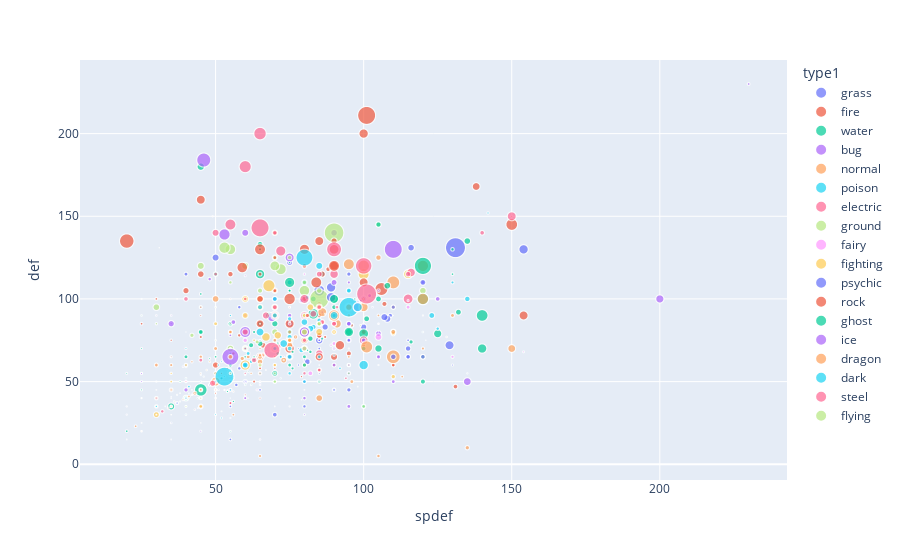

Write notebook code for a chart like this one.
### Code cell
fig = px.scatter(pkmn, x='spdef', y='def', size='weight', color='type1', hover_name='name')
fig.show()

### Figure 1 — Plotly figure (JSON) as saved in the notebook; plotly's stock layout.template omitted (floating-point values rounded to 4 significant figures; data arrays with more than 128 entries replaced by an {"elided": "..."} marker saying what was removed)
{"data": [{"hovertemplate": "<b>%{hovertext}</b><br><br>type1=grass<br>spdef=%{x}<br>def=%{y}<br>weight=%{marker.size}<extra></extra>", "hovertext": ["bulbasaur", "ivysaur", "venusaur", "oddish", "gloom", "vileplume", "bellsprout", "weepinbell", "victreebel", "exeggcute", "exeggutor", "tangela", "chikorita", "bayleef", "meganium", "bellossom", "hoppip", "skiploom", "jumpluff", "sunkern", "sunflora", "treecko", "grovyle", "sceptile", "seedot", "nuzleaf", "shiftry", "shroomish", "breloom", "roselia", "cacnea", "cacturne", "tropius", "turtwig", "grotle", "torterra", "budew", "roserade", "cherubi", "cherrim", "carnivine", "snover", "abomasnow", "tangrowth", "leafeon", "shaymin", "snivy", "servine", "serperior", "pansage", "simisage", "cottonee", "whimsicott", "petilil", "lilligant", "maractus", "foongus", "amoonguss", "ferroseed", "ferrothorn", "virizion", "chespin", "quilladin", "chesnaught", "skiddo", "gogoat", "rowlet", "dartrix", "decidueye", "fomantis", "lurantis", "morelull", "shiinotic", "bounsweet", "steenee", "tsareena", "tapu-bulu", "kartana", "grookey", "thwackey", "rillaboom", "gossifleur", "eldegoss", "applin", "flapple", "appletun", "sprigatito", "floragato", "meowscarada", "smoliv", "dolliv", "arboliva", "bramblin", "brambleghast", "capsakid", "scovillain", "brute-bonnet", "iron-leaves", "dipplin", "poltchageist", "sinistcha", "ogerpon"], "legendgroup": "grass", "marker": {"color": "#636efa", "size": [69, 130, 1000, 54, 86, 186, 40, 64, 155, 25, 1200, 350, 64, 158, 1005, 58, 5, 10, 30, 18, 85, 50, 216, 522, 40, 280, 596, 45, 392, 20, 513, 774, 1000, 102, 970, 3100, 12, 145, 33, 93, 270, 505, 1355, 1286, 255, 21, 81, 160, 630, 105, 305, 6, 66, 66, 163, 280, 10, 105, 188, 1100, 2000, 90, 290, 900, 310, 910, 15, 160, 366, 15, 185, 15, 115, 32, 82, 214, 455, 1, 50, 140, 900, 22, 25, 5, 10, 130, 41, 122, 312, 65, 119, 482, 6, 60, 30, 150, 210, 1250, 97, 11, 22, 398], "sizemode": "area", "sizeref": 25.0, "symbol": "circle"}, "mode": "markers", "name": "grass", "showlegend": true, "type": "scattergl", "x": [65, 80, 100, 65, 75, 90, 30, 45, 70, 45, 75, 40, 65, 80, 100, 100, 55, 65, 95, 30, 85, 55, 65, 85, 30, 40, 60, 60, 60, 80, 40, 60, 87, 55, 65, 85, 70, 105, 53, 78, 72, 60, 85, 50, 65, 100, 55, 75, 95, 48, 63, 50, 75, 50, 75, 67, 55, 80, 86, 116, 129, 45, 58, 75, 57, 81, 50, 70, 100, 35, 90, 75, 100, 38, 48, 98, 95, 31, 40, 60, 70, 60, 120, 40, 60, 80, 45, 63, 70, 51, 78, 109, 35, 70, 40, 65, 99, 108, 80, 54, 80, 96], "xaxis": "x", "y": [49, 63, 83, 55, 70, 85, 35, 50, 65, 80, 85, 115, 65, 80, 100, 95, 40, 50, 70, 30, 55, 35, 45, 65, 50, 40, 60, 60, 80, 45, 40, 60, 83, 64, 85, 105, 35, 65, 45, 70, 72, 50, 75, 125, 130, 100, 55, 75, 95, 48, 63, 60, 85, 50, 75, 67, 45, 70, 91, 131, 72, 65, 95, 122, 48, 62, 55, 75, 75, 35, 90, 55, 80, 38, 48, 98, 115, 131, 50, 70, 90, 60, 90, 80, 80, 80, 54, 63, 70, 45, 60, 90, 30, 70, 40, 65, 99, 88, 110, 45, 106, 84], "yaxis": "y"}, {"hovertemplate": "<b>%{hovertext}</b><br><br>type1=fire<br>spdef=%{x}<br>def=%{y}<br>weight=%{marker.size}<extra></extra>", "hovertext": ["charmander", "charmeleon", "charizard", "vulpix", "ninetales", "growlithe", "arcanine", "ponyta", "rapidash", "magmar", "flareon", "moltres", "cyndaquil", "quilava", "typhlosion", "slugma", "magcargo", "magby", "entei", "ho-oh", "torchic", "combusken", "blaziken", "numel", "camerupt", "torkoal", "chimchar", "monferno", "infernape", "magmortar", "heatran", "tepig", "pignite", "emboar", "pansear", "simisear", "darumaka", "darmanitan", "heatmor", "fennekin", "braixen", "delphox", "fletchinder", "talonflame", "litleo", "pyroar", "volcanion", "litten", "torracat", "incineroar", "oricorio", "turtonator", "blacephalon", "scorbunny", "raboot", "cinderace", "sizzlipede", "centiskorch", "fuecoco", "crocalor", "skeledirge", "charcadet", "armarouge", "ceruledge", "iron-moth"], "legendgroup": "fire", "marker": {"color": "#EF553B", "size": [85, 190, 905, 99, 199, 190, 1550, 300, 950, 445, 250, 600, 79, 190, 795, 350, 550, 214, 1980, 1990, 25, 195, 520, 240, 2200, 804, 62, 220, 550, 680, 4300, 99, 555, 1500, 110, 280, 375, 929, 580, 94, 145, 390, 160, 245, 135, 815, 1950, 43, 250, 830, 34, 2120, 130, 45, 90, 330, 10, 1200, 98, 307, 3265, 105, 850, 620, 360], "sizemode": "area", "sizeref": 25.0, "symbol": "circle"}, "mode": "markers", "name": "fire", "showlegend": true, "type": "scattergl", "x": [50, 65, 85, 65, 100, 50, 80, 65, 80, 85, 110, 85, 50, 65, 85, 40, 80, 55, 75, 154, 50, 60, 70, 45, 75, 70, 44, 52, 71, 95, 106, 45, 55, 65, 48, 63, 45, 55, 66, 60, 70, 100, 52, 69, 54, 66, 90, 40, 50, 90, 70, 85, 79, 40, 60, 75, 50, 90, 40, 58, 75, 40, 80, 100, 110], "xaxis": "x", "y": [43, 58, 78, 40, 75, 45, 80, 55, 70, 57, 60, 90, 43, 58, 78, 40, 120, 37, 85, 90, 40, 60, 70, 40, 70, 140, 44, 52, 71, 67, 106, 45, 55, 65, 48, 63, 45, 55, 66, 40, 58, 72, 55, 71, 58, 72, 120, 40, 50, 90, 70, 135, 53, 40, 60, 75, 45, 65, 59, 78, 100, 40, 100, 80, 60], "yaxis": "y"}, {"hovertemplate": "<b>%{hovertext}</b><br><br>type1=water<br>spdef=%{x}<br>def=%{y}<br>weight=%{marker.size}<extra></extra>", "hovertext": {"elided": "134 str values"}, "legendgroup": "water", "marker": {"color": "#00cc96", "size": {"elided": "134 int values"}, "sizemode": "area", "sizeref": 25.0, "symbol": "circle"}, "mode": "markers", "name": "water", "showlegend": true, "type": "scattergl", "x": {"elided": "134 int values"}, "xaxis": "x", "y": {"elided": "134 int values"}, "yaxis": "y"}, {"hovertemplate": "<b>%{hovertext}</b><br><br>type1=bug<br>spdef=%{x}<br>def=%{y}<br>weight=%{marker.size}<extra></extra>", "hovertext": ["caterpie", "metapod", "butterfree", "weedle", "kakuna", "beedrill", "paras", "parasect", "venonat", "venomoth", "scyther", "pinsir", "ledyba", "ledian", "spinarak", "ariados", "yanma", "pineco", "forretress", "scizor", "shuckle", "heracross", "wurmple", "silcoon", "beautifly", "cascoon", "dustox", "surskit", "masquerain", "nincada", "ninjask", "shedinja", "volbeat", "illumise", "kricketot", "kricketune", "burmy", "wormadam", "mothim", "combee", "vespiquen", "yanmega", "sewaddle", "swadloon", "leavanny", "venipede", "whirlipede", "scolipede", "dwebble", "crustle", "karrablast", "escavalier", "joltik", "galvantula", "shelmet", "accelgor", "durant", "larvesta", "volcarona", "genesect", "scatterbug", "spewpa", "vivillon", "grubbin", "charjabug", "vikavolt", "cutiefly", "ribombee", "wimpod", "golisopod", "buzzwole", "pheromosa", "blipbug", "dottler", "orbeetle", "kleavor", "tarountula", "spidops", "nymble", "lokix", "rellor", "rabsca", "slither-wing"], "legendgroup": "bug", "marker": {"color": "#ab63fa", "size": [29, 99, 320, 32, 100, 295, 54, 295, 300, 125, 560, 550, 108, 356, 85, 335, 380, 72, 1258, 1180, 205, 540, 36, 100, 284, 115, 316, 17, 36, 55, 120, 12, 177, 177, 22, 255, 34, 65, 233, 55, 385, 515, 25, 73, 205, 53, 585, 2005, 145, 2000, 59, 330, 6, 143, 77, 253, 330, 288, 460, 825, 25, 84, 170, 44, 105, 450, 2, 5, 120, 1080, 3336, 250, 80, 195, 408, 890, 40, 165, 10, 175, 10, 35, 920], "sizemode": "area", "sizeref": 25.0, "symbol": "circle"}, "mode": "markers", "name": "bug", "showlegend": true, "type": "scattergl", "x": [20, 25, 80, 20, 25, 80, 55, 80, 55, 75, 80, 70, 80, 110, 40, 70, 45, 35, 60, 80, 230, 95, 30, 25, 50, 25, 90, 52, 82, 30, 50, 30, 85, 85, 41, 51, 45, 105, 50, 42, 102, 56, 60, 80, 80, 39, 79, 69, 35, 75, 45, 105, 50, 60, 65, 60, 48, 55, 105, 95, 25, 30, 50, 45, 75, 75, 40, 70, 30, 90, 53, 37, 45, 90, 120, 70, 40, 86, 25, 55, 58, 100, 105], "xaxis": "x", "y": [35, 55, 50, 30, 50, 40, 55, 80, 50, 60, 80, 100, 30, 50, 40, 70, 45, 90, 140, 100, 230, 75, 35, 55, 50, 55, 70, 32, 62, 90, 45, 45, 75, 75, 41, 51, 45, 85, 50, 42, 102, 86, 70, 90, 80, 59, 99, 89, 85, 125, 45, 105, 50, 60, 85, 40, 112, 55, 65, 95, 40, 60, 50, 45, 95, 90, 40, 60, 40, 140, 139, 37, 20, 80, 110, 95, 45, 92, 40, 78, 60, 85, 79], "yaxis": "y"}, {"hovertemplate": "<b>%{hovertext}</b><br><br>type1=normal<br>spdef=%{x}<br>def=%{y}<br>weight=%{marker.size}<extra></extra>", "hovertext": ["pidgey", "pidgeotto", "pidgeot", "rattata", "raticate", "spearow", "fearow", "jigglypuff", "wigglytuff", "meowth", "persian", "farfetchd", "doduo", "dodrio", "lickitung", "chansey", "kangaskhan", "tauros", "ditto", "eevee", "porygon", "snorlax", "sentret", "furret", "hoothoot", "noctowl", "igglybuff", "aipom", "girafarig", "dunsparce", "teddiursa", "ursaring", "porygon2", "stantler", "smeargle", "miltank", "blissey", "zigzagoon", "linoone", "taillow", "swellow", "slakoth", "vigoroth", "slaking", "whismur", "loudred", "exploud", "azurill", "skitty", "delcatty", "spinda", "swablu", "zangoose", "castform", "kecleon", "starly", "staravia", "staraptor", "bidoof", "bibarel", "ambipom", "buneary", "lopunny", "glameow", "purugly", "happiny", "chatot", "munchlax", "lickilicky", "porygon-z", "regigigas", "arceus", "patrat", "watchog", "lillipup", "herdier", "stoutland", "pidove", "tranquill", "unfezant", "audino", "minccino", "cinccino", "deerling", "sawsbuck", "bouffalant", "rufflet", "braviary", "meloetta", "bunnelby", "diggersby", "fletchling", "furfrou", "pikipek", "trumbeak", "toucannon", "yungoos", "gumshoos", "stufful", "bewear", "oranguru", "type-null", "silvally", "komala", "drampa", "skwovet", "greedent", "wooloo", "dubwool", "wyrdeer", "lechonk", "oinkologne", "tandemaus", "maushold", "squawkabilly", "farigiraf", "dudunsparce"], "legendgroup": "normal", "marker": {"color": "#FFA15A", "size": [18, 300, 395, 35, 185, 20, 380, 55, 120, 42, 320, 150, 392, 852, 655, 346, 800, 884, 40, 65, 365, 4600, 60, 325, 212, 408, 10, 115, 415, 140, 88, 1258, 325, 712, 580, 755, 468, 175, 325, 23, 198, 240, 465, 1305, 163, 405, 840, 20, 110, 326, 50, 12, 403, 8, 220, 20, 155, 249, 200, 315, 203, 55, 333, 39, 438, 244, 19, 1050, 1400, 340, 4200, 3200, 116, 270, 41, 147, 610, 21, 150, 290, 310, 58, 75, 195, 925, 946, 105, 410, 65, 50, 424, 17, 280, 12, 148, 260, 60, 142, 68, 1350, 760, 1205, 1005, 199, 1850, 25, 60, 60, 430, 951, 102, 1200, 18, 23, 24, 1600, 392], "sizemode": "area", "sizeref": 25.0, "symbol": "circle"}, "mode": "markers", "name": "normal", "showlegend": true, "type": "scattergl", "x": [35, 50, 70, 35, 70, 31, 61, 25, 50, 40, 65, 62, 35, 60, 75, 105, 80, 70, 48, 65, 75, 110, 45, 55, 56, 96, 20, 55, 65, 65, 50, 75, 95, 65, 45, 70, 135, 41, 61, 30, 50, 35, 55, 65, 23, 43, 73, 40, 35, 55, 60, 75, 60, 70, 120, 30, 40, 60, 40, 60, 66, 56, 96, 37, 59, 65, 42, 85, 95, 75, 110, 120, 39, 69, 45, 65, 90, 30, 42, 55, 86, 40, 60, 50, 70, 95, 50, 75, 128, 36, 77, 38, 90, 30, 50, 75, 30, 60, 50, 60, 110, 95, 95, 95, 91, 35, 75, 45, 90, 75, 45, 80, 45, 75, 51, 70, 75], "xaxis": "x", "y": [40, 55, 75, 35, 60, 30, 65, 20, 45, 35, 60, 55, 45, 70, 75, 5, 80, 95, 48, 50, 70, 65, 34, 64, 30, 50, 15, 55, 65, 70, 50, 75, 90, 62, 35, 105, 10, 41, 61, 30, 60, 60, 80, 100, 23, 43, 63, 40, 45, 65, 60, 60, 60, 70, 70, 30, 50, 70, 40, 60, 66, 44, 84, 42, 64, 5, 45, 40, 95, 70, 110, 120, 39, 69, 45, 65, 90, 50, 62, 80, 86, 40, 60, 50, 70, 95, 50, 75, 77, 38, 77, 43, 60, 30, 50, 75, 30, 60, 50, 80, 80, 95, 95, 65, 85, 55, 95, 55, 100, 72, 40, 75, 45, 70, 51, 70, 80], "yaxis": "y"}, {"hovertemplate": "<b>%{hovertext}</b><br><br>type1=poison<br>spdef=%{x}<br>def=%{y}<br>weight=%{marker.size}<extra></extra>", "hovertext": ["ekans", "arbok", "nidoran-f", "nidorina", "nidoqueen", "nidoran-m", "nidorino", "nidoking", "zubat", "golbat", "grimer", "muk", "koffing", "weezing", "crobat", "gulpin", "swalot", "seviper", "stunky", "skuntank", "skorupi", "drapion", "croagunk", "toxicroak", "trubbish", "garbodor", "skrelp", "dragalge", "mareanie", "toxapex", "salandit", "salazzle", "poipole", "naganadel", "eternatus", "shroodle", "grafaiai", "clodsire", "okidogi", "munkidori", "fezandipiti"], "legendgroup": "poison", "marker": {"color": "#19d3f3", "size": [69, 650, 70, 200, 600, 90, 195, 620, 75, 550, 300, 300, 10, 95, 750, 103, 800, 525, 192, 380, 120, 615, 230, 444, 310, 1073, 73, 815, 80, 145, 48, 222, 18, 1500, 9500, 7, 272, 2230, 922, 122, 301], "sizemode": "area", "sizeref": 25.0, "symbol": "circle"}, "mode": "markers", "name": "poison", "showlegend": true, "type": "scattergl", "x": [54, 79, 40, 55, 85, 40, 55, 75, 40, 75, 50, 100, 45, 70, 80, 53, 83, 60, 41, 61, 55, 75, 40, 65, 62, 82, 60, 123, 52, 142, 40, 60, 67, 73, 95, 35, 72, 100, 86, 90, 125], "xaxis": "x", "y": [44, 69, 52, 67, 87, 40, 57, 77, 35, 70, 50, 75, 95, 120, 80, 53, 83, 60, 47, 67, 90, 110, 40, 65, 62, 82, 60, 90, 62, 152, 40, 60, 67, 73, 95, 35, 65, 60, 115, 66, 82], "yaxis": "y"}, {"hovertemplate": "<b>%{hovertext}</b><br><br>type1=electric<br>spdef=%{x}<br>def=%{y}<br>weight=%{marker.size}<extra></extra>", "hovertext": ["pikachu", "raichu", "magnemite", "magneton", "voltorb", "electrode", "electabuzz", "jolteon", "zapdos", "pichu", "mareep", "flaaffy", "ampharos", "elekid", "raikou", "electrike", "manectric", "plusle", "minun", "shinx", "luxio", "luxray", "pachirisu", "magnezone", "electivire", "rotom", "blitzle", "zebstrika", "emolga", "tynamo", "eelektrik", "eelektross", "thundurus", "helioptile", "heliolisk", "dedenne", "togedemaru", "tapu-koko", "xurkitree", "zeraora", "yamper", "boltund", "toxel", "toxtricity", "pincurchin", "morpeko", "dracozolt", "arctozolt", "regieleki", "pawmi", "pawmo", "pawmot", "tadbulb", "bellibolt", "wattrel", "kilowattrel", "sandy-shocks", "miraidon"], "legendgroup": "electric", "marker": {"color": "#FF6692", "size": [60, 300, 60, 600, 104, 666, 300, 245, 526, 20, 78, 133, 615, 235, 1780, 152, 402, 42, 42, 95, 305, 420, 39, 1800, 1386, 3, 298, 795, 50, 3, 220, 805, 610, 60, 210, 22, 33, 205, 1000, 445, 135, 340, 110, 400, 10, 30, 1900, 1500, 1450, 25, 65, 410, 4, 1130, 36, 386, 600, 2400], "sizemode": "area", "sizeref": 25.0, "symbol": "circle"}, "mode": "markers", "name": "electric", "showlegend": true, "type": "scattergl", "x": [50, 80, 55, 70, 55, 80, 85, 95, 90, 35, 45, 60, 90, 55, 100, 40, 60, 75, 85, 34, 49, 79, 90, 90, 85, 77, 32, 63, 60, 40, 70, 80, 80, 43, 94, 67, 73, 75, 71, 80, 50, 60, 35, 70, 85, 58, 70, 80, 50, 25, 40, 60, 35, 83, 40, 60, 85, 115], "xaxis": "x", "y": [40, 55, 70, 95, 50, 70, 57, 60, 85, 15, 40, 55, 85, 37, 75, 40, 60, 40, 50, 34, 49, 79, 70, 115, 67, 77, 32, 63, 60, 40, 70, 80, 70, 33, 52, 57, 63, 85, 71, 75, 50, 60, 35, 70, 95, 58, 90, 90, 50, 20, 40, 70, 41, 91, 35, 60, 97, 100], "yaxis": "y"}, {"hovertemplate": "<b>%{hovertext}</b><br><br>type1=ground<br>spdef=%{x}<br>def=%{y}<br>weight=%{marker.size}<extra></extra>", "hovertext": ["sandshrew", "sandslash", "diglett", "dugtrio", "cubone", "marowak", "rhyhorn", "rhydon", "gligar", "phanpy", "donphan", "trapinch", "vibrava", "flygon", "baltoy", "claydol", "groudon", "hippopotas", "hippowdon", "rhyperior", "gliscor", "drilbur", "excadrill", "sandile", "krokorok", "krookodile", "stunfisk", "golett", "golurk", "landorus", "mudbray", "mudsdale", "silicobra", "sandaconda", "runerigus", "ursaluna", "toedscool", "toedscruel", "great-tusk", "iron-treads"], "legendgroup": "ground", "marker": {"color": "#B6E880", "size": [120, 295, 8, 333, 65, 450, 1150, 1200, 648, 335, 1200, 150, 153, 820, 215, 1080, 9500, 495, 3000, 2828, 425, 85, 404, 152, 334, 963, 110, 920, 3300, 680, 1100, 9200, 76, 655, 666, 2900, 330, 580, 3200, 2400], "sizemode": "area", "sizeref": 25.0, "symbol": "circle"}, "mode": "markers", "name": "ground", "showlegend": true, "type": "scattergl", "x": [30, 55, 45, 70, 50, 80, 30, 45, 65, 40, 60, 45, 50, 80, 70, 120, 90, 42, 72, 55, 75, 45, 65, 35, 45, 70, 99, 50, 80, 80, 55, 85, 50, 70, 105, 80, 100, 120, 53, 70], "xaxis": "x", "y": [85, 110, 25, 50, 95, 110, 95, 120, 105, 60, 120, 45, 50, 80, 55, 105, 140, 78, 118, 130, 125, 40, 60, 35, 45, 80, 84, 50, 80, 90, 70, 100, 75, 125, 145, 105, 35, 65, 131, 120], "yaxis": "y"}, {"hovertemplate": "<b>%{hovertext}</b><br><br>type1=fairy<br>spdef=%{x}<br>def=%{y}<br>weight=%{marker.size}<extra></extra>", "hovertext": ["clefairy", "clefable", "cleffa", "togepi", "togetic", "snubbull", "granbull", "togekiss", "flabebe", "floette", "florges", "spritzee", "aromatisse", "swirlix", "slurpuff", "sylveon", "xerneas", "comfey", "milcery", "alcremie", "zacian", "enamorus", "fidough", "dachsbun", "tinkatink", "tinkatuff", "tinkaton", "scream-tail", "iron-valiant"], "legendgroup": "fairy", "marker": {"color": "#FF97FF", "size": [75, 400, 30, 15, 32, 78, 487, 380, 1, 9, 100, 5, 155, 35, 50, 235, 2150, 3, 3, 5, 1100, 480, 109, 149, 89, 591, 1128, 80, 350], "sizemode": "area", "sizeref": 25.0, "symbol": "circle"}, "mode": "markers", "name": "fairy", "showlegend": true, "type": "scattergl", "x": [65, 90, 55, 65, 105, 40, 60, 115, 79, 98, 154, 65, 89, 57, 75, 130, 98, 110, 61, 121, 115, 80, 55, 80, 64, 82, 105, 115, 60], "xaxis": "x", "y": [48, 73, 28, 65, 85, 50, 75, 95, 39, 47, 68, 60, 72, 66, 86, 65, 95, 90, 40, 75, 115, 70, 70, 115, 45, 55, 77, 99, 90], "yaxis": "y"}, {"hovertemplate": "<b>%{hovertext}</b><br><br>type1=fighting<br>spdef=%{x}<br>def=%{y}<br>weight=%{marker.size}<extra></extra>", "hovertext": ["mankey", "primeape", "machop", "machoke", "machamp", "hitmonlee", "hitmonchan", "tyrogue", "hitmontop", "makuhita", "hariyama", "meditite", "medicham", "riolu", "lucario", "timburr", "gurdurr", "conkeldurr", "throh", "sawk", "mienfoo", "mienshao", "pancham", "pangoro", "hawlucha", "crabrawler", "crabominable", "passimian", "marshadow", "clobbopus", "grapploct", "sirfetchd", "falinks", "zamazenta", "kubfu", "urshifu", "sneasler", "annihilape", "iron-hands", "koraidon"], "legendgroup": "fighting", "marker": {"color": "#FECB52", "size": [280, 320, 195, 705, 1300, 498, 502, 210, 480, 864, 2538, 112, 315, 202, 540, 125, 400, 870, 555, 510, 200, 355, 80, 1360, 215, 70, 1800, 828, 222, 40, 390, 1170, 620, 2100, 120, 1050, 430, 560, 3807, 3030], "sizemode": "area", "sizeref": 25.0, "symbol": "circle"}, "mode": "markers", "name": "fighting", "showlegend": true, "type": "scattergl", "x": [45, 70, 35, 60, 85, 110, 110, 35, 110, 30, 60, 55, 75, 40, 70, 35, 50, 65, 85, 75, 50, 60, 48, 71, 63, 47, 67, 60, 90, 50, 80, 82, 60, 115, 50, 60, 80, 90, 68, 100], "xaxis": "x", "y": [35, 60, 50, 70, 80, 53, 79, 35, 95, 30, 60, 55, 75, 40, 70, 55, 85, 95, 85, 75, 50, 60, 62, 78, 75, 57, 77, 90, 80, 60, 90, 95, 100, 115, 60, 100, 60, 80, 108, 115], "yaxis": "y"}, {"hovertemplate": "<b>%{hovertext}</b><br><br>type1=psychic<br>spdef=%{x}<br>def=%{y}<br>weight=%{marker.size}<extra></extra>", "hovertext": ["abra", "kadabra", "alakazam", "drowzee", "hypno", "mr-mime", "mewtwo", "mew", "natu", "xatu", "espeon", "unown", "wobbuffet", "lugia", "celebi", "ralts", "kirlia", "gardevoir", "spoink", "grumpig", "chimecho", "wynaut", "deoxys", "chingling", "mime-jr", "gallade", "uxie", "mesprit", "azelf", "cresselia", "victini", "munna", "musharna", "woobat", "swoobat", "sigilyph", "gothita", "gothorita", "gothitelle", "solosis", "duosion", "reuniclus", "elgyem", "beheeyem", "espurr", "meowstic", "hoopa", "tapu-lele", "cosmog", "cosmoem", "solgaleo", "lunala", "necrozma", "hatenna", "hattrem", "hatterene", "indeedee", "calyrex", "flittle", "espathra"], "legendgroup": "psychic", "marker": {"color": "#636efa", "size": [195, 565, 480, 324, 756, 545, 1220, 40, 20, 150, 265, 50, 285, 2160, 50, 66, 202, 484, 306, 715, 10, 140, 608, 6, 130, 520, 3, 3, 3, 856, 40, 233, 605, 21, 105, 140, 58, 180, 440, 10, 80, 201, 90, 345, 35, 85, 90, 186, 1, 9999, 2300, 1200, 2300, 34, 48, 51, 280, 77, 15, 900], "sizemode": "area", "sizeref": 25.0, "symbol": "circle"}, "mode": "markers", "name": "psychic", "showlegend": true, "type": "scattergl", "x": [55, 70, 95, 90, 115, 120, 90, 100, 45, 70, 95, 48, 58, 154, 100, 35, 55, 115, 80, 110, 90, 48, 50, 50, 90, 115, 130, 105, 70, 120, 100, 55, 95, 43, 55, 80, 65, 85, 110, 50, 60, 85, 55, 95, 60, 81, 130, 115, 31, 131, 89, 107, 89, 53, 73, 103, 95, 80, 30, 60], "xaxis": "x", "y": [15, 30, 45, 45, 70, 65, 90, 100, 45, 70, 60, 48, 58, 130, 100, 25, 35, 65, 35, 65, 80, 48, 50, 50, 45, 65, 130, 105, 70, 110, 100, 45, 85, 43, 55, 80, 50, 70, 95, 40, 50, 75, 55, 75, 54, 76, 60, 75, 31, 131, 107, 89, 101, 45, 65, 95, 55, 80, 30, 60], "yaxis": "y"}, {"hovertemplate": "<b>%{hovertext}</b><br><br>type1=rock<br>spdef=%{x}<br>def=%{y}<br>weight=%{marker.size}<extra></extra>", "hovertext": ["geodude", "graveler", "golem", "onix", "omanyte", "omastar", "kabuto", "kabutops", "aerodactyl", "sudowoodo", "larvitar", "pupitar", "tyranitar", "nosepass", "lunatone", "solrock", "lileep", "cradily", "anorith", "armaldo", "regirock", "cranidos", "rampardos", "shieldon", "bastiodon", "bonsly", "probopass", "roggenrola", "boldore", "gigalith", "archen", "archeops", "terrakion", "binacle", "barbaracle", "tyrunt", "tyrantrum", "amaura", "aurorus", "carbink", "diancie", "rockruff", "lycanroc", "minior", "nihilego", "stakataka", "rolycoly", "carkol", "coalossal", "stonjourner", "nacli", "naclstack", "garganacl", "klawf", "glimmet", "glimmora", "iron-thorns"], "legendgroup": "rock", "marker": {"color": "#EF553B", "size": [200, 1050, 3000, 2100, 75, 350, 115, 405, 590, 380, 720, 1520, 2020, 970, 1680, 1540, 238, 604, 125, 682, 2300, 315, 1025, 570, 1495, 150, 3400, 180, 1020, 2600, 95, 320, 2600, 310, 960, 260, 2700, 252, 2250, 57, 88, 92, 250, 400, 555, 8200, 120, 780, 3105, 5200, 160, 1050, 2400, 790, 80, 450, 3030], "sizemode": "area", "sizeref": 25.0, "symbol": "circle"}, "mode": "markers", "name": "rock", "showlegend": true, "type": "scattergl", "x": [30, 45, 65, 45, 55, 70, 45, 70, 75, 65, 50, 70, 100, 90, 85, 65, 87, 107, 50, 80, 100, 30, 50, 88, 138, 45, 150, 25, 40, 80, 45, 65, 90, 56, 86, 45, 59, 63, 92, 150, 150, 40, 65, 100, 131, 101, 50, 70, 90, 20, 35, 65, 90, 55, 60, 81, 84], "xaxis": "x", "y": [100, 115, 130, 160, 100, 125, 90, 105, 65, 115, 50, 70, 110, 135, 65, 85, 77, 97, 50, 100, 200, 40, 60, 118, 168, 95, 145, 85, 105, 130, 45, 65, 90, 67, 115, 77, 119, 50, 72, 150, 150, 40, 65, 100, 47, 211, 50, 90, 120, 135, 75, 100, 130, 115, 42, 90, 110], "yaxis": "y"}, {"hovertemplate": "<b>%{hovertext}</b><br><br>type1=ghost<br>spdef=%{x}<br>def=%{y}<br>weight=%{marker.size}<extra></extra>", "hovertext": ["gastly", "haunter", "gengar", "misdreavus", "shuppet", "banette", "duskull", "dusclops", "drifloon", "drifblim", "mismagius", "spiritomb", "dusknoir", "giratina", "yamask", "cofagrigus", "litwick", "lampent", "chandelure", "phantump", "trevenant", "pumpkaboo", "gourgeist", "sandygast", "palossand", "mimikyu", "dhelmise", "sinistea", "polteageist", "cursola", "spectrier", "greavard", "houndstone", "flutter-mane", "gimmighoul"], "legendgroup": "ghost", "marker": {"color": "#00cc96", "size": [1, 1, 405, 10, 23, 125, 150, 306, 12, 150, 44, 1080, 1066, 7500, 15, 765, 31, 130, 343, 70, 710, 50, 125, 700, 2500, 7, 2100, 2, 4, 4, 445, 350, 150, 40, 50], "sizemode": "area", "sizeref": 25.0, "symbol": "circle"}, "mode": "markers", "name": "ghost", "showlegend": true, "type": "scattergl", "x": [35, 55, 75, 85, 33, 63, 90, 130, 44, 54, 105, 108, 135, 120, 65, 105, 55, 60, 90, 60, 82, 55, 75, 45, 75, 105, 90, 54, 114, 130, 80, 55, 97, 135, 70], "xaxis": "x", "y": [30, 45, 60, 60, 35, 65, 90, 130, 34, 44, 60, 108, 135, 120, 85, 145, 55, 60, 90, 48, 76, 70, 122, 80, 110, 80, 100, 45, 65, 50, 60, 60, 100, 55, 70], "yaxis": "y"}, {"hovertemplate": "<b>%{hovertext}</b><br><br>type1=ice<br>spdef=%{x}<br>def=%{y}<br>weight=%{marker.size}<extra></extra>", "hovertext": ["jynx", "articuno", "swinub", "piloswine", "delibird", "smoochum", "snorunt", "glalie", "spheal", "sealeo", "walrein", "regice", "glaceon", "mamoswine", "froslass", "vanillite", "vanillish", "vanilluxe", "cubchoo", "beartic", "cryogonal", "bergmite", "avalugg", "mr-rime", "snom", "frosmoth", "eiscue", "glastrier", "cetoddle", "cetitan", "iron-bundle"], "legendgroup": "ice", "marker": {"color": "#ab63fa", "size": [406, 554, 65, 558, 160, 60, 168, 2565, 395, 876, 1506, 1750, 259, 2910, 266, 57, 410, 575, 85, 2600, 1480, 995, 5050, 582, 38, 420, 890, 8000, 450, 7000, 110], "sizemode": "area", "sizeref": 25.0, "symbol": "circle"}, "mode": "markers", "name": "ice", "showlegend": true, "type": "scattergl", "x": [95, 125, 30, 60, 45, 65, 50, 80, 50, 70, 90, 200, 95, 60, 70, 60, 75, 95, 40, 80, 135, 35, 46, 100, 30, 90, 90, 110, 40, 55, 60], "xaxis": "x", "y": [35, 100, 40, 80, 45, 15, 50, 80, 50, 70, 90, 100, 110, 80, 70, 50, 65, 85, 40, 80, 50, 85, 184, 75, 35, 60, 110, 130, 45, 65, 114], "yaxis": "y"}, {"hovertemplate": "<b>%{hovertext}</b><br><br>type1=dragon<br>spdef=%{x}<br>def=%{y}<br>weight=%{marker.size}<extra></extra>", "hovertext": ["dratini", "dragonair", "dragonite", "altaria", "bagon", "shelgon", "salamence", "latias", "latios", "rayquaza", "gible", "gabite", "garchomp", "axew", "fraxure", "haxorus", "druddigon", "reshiram", "zekrom", "kyurem", "goomy", "sliggoo", "goodra", "zygarde", "jangmo-o", "hakamo-o", "kommo-o", "dreepy", "drakloak", "dragapult", "regidrago", "cyclizar", "tatsugiri", "frigibax", "arctibax", "baxcalibur", "roaring-moon"], "legendgroup": "dragon", "marker": {"color": "#FFA15A", "size": [33, 165, 2100, 206, 421, 1105, 1026, 400, 600, 2065, 205, 560, 950, 180, 360, 1055, 1390, 3300, 3450, 3250, 28, 175, 1505, 3050, 297, 470, 782, 20, 110, 500, 2000, 630, 80, 170, 300, 2100, 3800], "sizemode": "area", "sizeref": 25.0, "symbol": "circle"}, "mode": "markers", "name": "dragon", "showlegend": true, "type": "scattergl", "x": [50, 70, 100, 105, 30, 50, 80, 130, 110, 90, 45, 55, 85, 40, 50, 70, 90, 120, 100, 90, 75, 113, 150, 95, 45, 70, 105, 30, 50, 75, 50, 65, 95, 45, 65, 86, 101], "xaxis": "x", "y": [45, 65, 95, 90, 60, 100, 80, 90, 80, 90, 45, 65, 95, 60, 70, 90, 90, 100, 120, 90, 35, 53, 70, 121, 65, 90, 125, 30, 50, 75, 50, 65, 60, 45, 66, 92, 71], "yaxis": "y"}, {"hovertemplate": "<b>%{hovertext}</b><br><br>type1=dark<br>spdef=%{x}<br>def=%{y}<br>weight=%{marker.size}<extra></extra>", "hovertext": ["umbreon", "murkrow", "sneasel", "houndour", "houndoom", "poochyena", "mightyena", "sableye", "absol", "honchkrow", "weavile", "darkrai", "purrloin", "liepard", "scraggy", "scrafty", "zorua", "zoroark", "pawniard", "bisharp", "vullaby", "mandibuzz", "deino", "zweilous", "hydreigon", "inkay", "malamar", "yveltal", "guzzlord", "nickit", "thievul", "impidimp", "morgrem", "grimmsnarl", "obstagoon", "zarude", "overqwil", "maschiff", "mabosstiff", "kingambit", "iron-jugulis", "wo-chien", "chien-pao", "ting-lu", "chi-yu"], "legendgroup": "dark", "marker": {"color": "#19d3f3", "size": [270, 21, 280, 108, 350, 136, 370, 110, 470, 273, 340, 505, 101, 375, 118, 300, 125, 811, 102, 700, 90, 395, 173, 500, 1600, 35, 470, 2030, 8880, 89, 199, 55, 125, 610, 460, 700, 605, 160, 610, 1200, 1110, 742, 1522, 6997, 49], "sizemode": "area", "sizeref": 25.0, "symbol": "circle"}, "mode": "markers", "name": "dark", "showlegend": true, "type": "scattergl", "x": [130, 42, 75, 50, 80, 30, 60, 65, 60, 52, 85, 90, 37, 50, 70, 115, 40, 60, 40, 70, 65, 95, 50, 70, 90, 46, 75, 98, 53, 52, 92, 40, 55, 75, 81, 95, 65, 51, 70, 85, 80, 135, 65, 80, 120], "xaxis": "x", "y": [110, 42, 55, 30, 50, 35, 70, 75, 60, 52, 65, 90, 37, 50, 70, 115, 40, 60, 70, 100, 75, 105, 50, 70, 90, 53, 88, 95, 53, 28, 58, 30, 45, 65, 101, 105, 95, 60, 90, 120, 86, 100, 80, 125, 80], "yaxis": "y"}, {"hovertemplate": "<b>%{hovertext}</b><br><br>type1=steel<br>spdef=%{x}<br>def=%{y}<br>weight=%{marker.size}<extra></extra>", "hovertext": ["steelix", "skarmory", "mawile", "aron", "lairon", "aggron", "beldum", "metang", "metagross", "registeel", "jirachi", "bronzor", "bronzong", "dialga", "klink", "klang", "klinklang", "cobalion", "honedge", "doublade", "aegislash", "klefki", "celesteela", "magearna", "meltan", "melmetal", "perrserker", "cufant", "copperajah", "duraludon", "varoom", "revavroom", "orthworm", "gholdengo"], "legendgroup": "steel", "marker": {"color": "#FF6692", "size": [4000, 505, 115, 600, 1200, 3600, 952, 2025, 5500, 2050, 11, 605, 1870, 6830, 210, 510, 810, 2500, 20, 45, 530, 30, 9999, 805, 80, 8000, 280, 1000, 6500, 400, 350, 1200, 3100, 300], "sizemode": "area", "sizeref": 25.0, "symbol": "circle"}, "mode": "markers", "name": "steel", "showlegend": true, "type": "scattergl", "x": [65, 70, 55, 40, 50, 60, 60, 80, 90, 150, 100, 86, 116, 100, 60, 85, 85, 72, 37, 49, 140, 87, 101, 115, 35, 65, 60, 49, 69, 50, 45, 67, 55, 91], "xaxis": "x", "y": [200, 140, 85, 100, 140, 180, 80, 100, 130, 150, 100, 86, 116, 120, 70, 95, 115, 129, 100, 150, 140, 91, 103, 115, 65, 143, 100, 49, 69, 115, 63, 90, 145, 95], "yaxis": "y"}, {"hovertemplate": "<b>%{hovertext}</b><br><br>type1=flying<br>spdef=%{x}<br>def=%{y}<br>weight=%{marker.size}<extra></extra>", "hovertext": ["tornadus", "noibat", "noivern", "rookidee", "corvisquire", "corviknight", "cramorant", "bombirdier", "flamigo"], "legendgroup": "flying", "marker": {"color": "#B6E880", "size": [630, 80, 850, 18, 160, 750, 180, 429, 370], "sizemode": "area", "sizeref": 25.0, "symbol": "circle"}, "mode": "markers", "name": "flying", "showlegend": true, "type": "scattergl", "x": [80, 40, 80, 35, 55, 85, 95, 85, 64], "xaxis": "x", "y": [70, 35, 80, 35, 55, 105, 55, 85, 74], "yaxis": "y"}], "layout": {"legend": {"itemsizing": "constant", "title": {"text": "type1"}, "tracegroupgap": 0}, "margin": {"t": 60}, "xaxis": {"anchor": "y", "domain": [0, 1], "title": {"text": "spdef"}}, "yaxis": {"anchor": "x", "domain": [0, 1], "title": {"text": "def"}}}}
